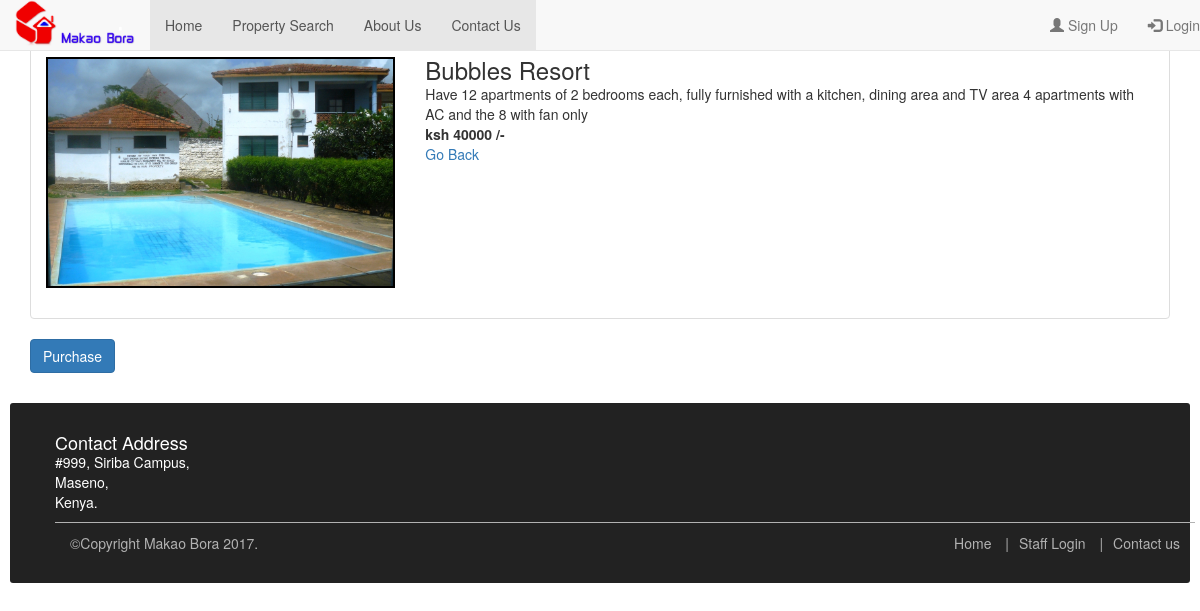
Page /details.php?pro_id=16 on the committed database.
### tables this page shows
CREATE TABLE `property` (
  `property_id` int(11) NOT NULL,
  `property_cat` int(100) NOT NULL,
  `property_type` int(100) NOT NULL,
  `property_title` text NOT NULL,
  `property_owner` varchar(255) NOT NULL,
  `property_image` text NOT NULL,
  `property_price` int(100) DEFAULT NULL,
  `property_desc` text NOT NULL,
  `bed` int(100) DEFAULT NULL,
  `bath` int(100) DEFAULT NULL,
  `property_loc` int(100) NOT NULL,
  `property_keywords` text NOT NULL,
  `property_status` tinyint(4) NOT NULL DEFAULT '0'
);

### details.php (the view, shortened to what this page needs)
<!DOCTYPE html>
<html lang="en">
  <head>
    <link href="bootstrap/css/bootstrap.min.css" rel="stylesheet">
	<link rel="stylesheet" href="style/style.css" media="all">
  </head>
  <body>
	<div class="container-fluid">
		<div class="row">
				<nav class="navbar navbar-default navbar-fixed-top">
					<div class="navbar-header">
						<a class="navbar-brand" href="#"><img src="images/logo4.png" style="max-width:120px; margin-top:-15px; " ></a>
					</div>
					<div class="collapse navbar-collapse" id="myNavbar">
							<ul class="nav navbar-nav">
								<li class="active"><a href="#">Home</a></li>
								<li class="active"><a href="#">Property Search</a></li>
								<li class="active"><a href="#">About Us</a></li>
								<li class="active"><a href="#">Contact Us</a></li>
							</ul>
							<ul class="nav navbar-nav navbar-right">
								<li><a href="sign_up.php"><span class="glyphicon glyphicon-user"></span> Sign Up</a></li>
								<li><a href="login.php"><span class="glyphicon glyphicon-log-in"></span> Login</a></li>
							</ul>
					</div>
				</nav>
		</div>
	</div>
	<div class="container">
		<div class="row">
			<h3> More details about</h3>
		</div>
	<?php
	global $con;
	if (isset($_GET['pro_id']))	{
	$property_id=$_GET['pro_id'];
	$get_pro="select * from property where property_id='$property_id'";
	$run_pro=mysqli_query($con, $get_pro);
	while ($row_pro=mysqli_fetch_array($run_pro))
	{
					$pro_title=$row_pro['property_title'];
					$pro_image=$row_pro['property_image'];
					$pro_price=$row_pro['property_price'];
					$pro_desc=$row_pro['property_desc'];
		echo "
		<ul class='list-group'>
			<li class='list-group-item'>
		<br>
			<div class='row'>
				<div class='col-md-4 col-sm-4'>
					<img src='admin/property_images/$pro_image' height=400 width=400 style='border:2px solid black;' class='img-responsive'>
				</div>
				<div class='col-md-8 col-sm-8'>
					<h3>$pro_title</h3>
					<p>$pro_desc</p>
					<p><b> ksh $pro_price /-</b></p>
					<a href='index.php'style='float:left;'>Go Back</a>
				</div>
			</div>
			<br>
			</li>
		</ul>
		<div class='row' >
			<form action='". $_SERVER['PHP_SELF']."'   class='form-horizontal' method='post' >
			<div class='col-xs-4'>
			<input type='submit' name='purchase' class='btn btn-primary' value='Purchase'>
			</div>
			</form>
		</div>
		";
	}
	}
	?>
	</div>
	 <footer class="site-footer">
		<div class="container">
			<div class="row">
				<div class="col-md-5">
				<h4>Contact Address </h4>
					<address>
						#999, Siriba Campus,<br>
						Maseno,<br>
						Kenya.
					</address>
				</div>
		</div>
		<div class="bottom-footer">
			<div class="col-md-5">&copy;Copyright Makao Bora 2017.</div>
			<div class="col-md-7">
				<ul class="footer-nav">
					<li><a href="index.php">Home</a></li>
					<li><a href="login.php">Staff Login</a></li>
					<li><a href="contact_us.php">Contact us</a></li>
				</ul>
			</div>
			</div>
		</div>
	 </footer>
  </body>
</html>

### style/style.css (style rules this page uses)
html, body, div, span, applet, object, iframe, h1, h2, h3, h4, h5, h6, p, blockquote, pre, a, abbr, acronym, address, big, cite, code, del, dfn, em, img, ins, kbd, q, s, samp, small, strike, strong, sub, sup, tt, var, b, u, i, center, dl, dt, dd, ol, ul, li, fieldset, form, label, legend, table, caption, tbody, tfoot, thead, tr, th, td, article, aside, canvas, details, embed, figure, figcaption, footer, header, hgroup, menu, nav, output, ruby, section, summary, time, mark, audio, video { margin: 0; padding: 0; border: 0; vertical-align: baseline; }
article, aside, details, figcaption, figure, footer, header, hgroup, menu, nav, section { display: block; }
.site-footer { background-color:#222; color:#fff; margin-left:10px; margin-right:10px; border-radius:3px; margin-top:30px; padding:30px; }
.bottom-footer { border-top:1px solid #b2b2b2; margin-top:10px; padding-top:10px; color:#b2b2b2; }
.footer-nav { text-align:right; list-style:none; }
.footer-nav li { display:inline; }
.footer-nav li:not(:first-child):before { content:'|'; padding:0px 10px; }
.footer-nav a { color:#b2b2b2; }

### rows in the picture
property: property_image (picture), property_title "Bubbles Resort", property_desc "Have 12 apartments of 2 bedrooms each, fully furnished with a kitchen, dining area and TV area 4 apartments with AC and the 8 with fan only", property_price "40000"
